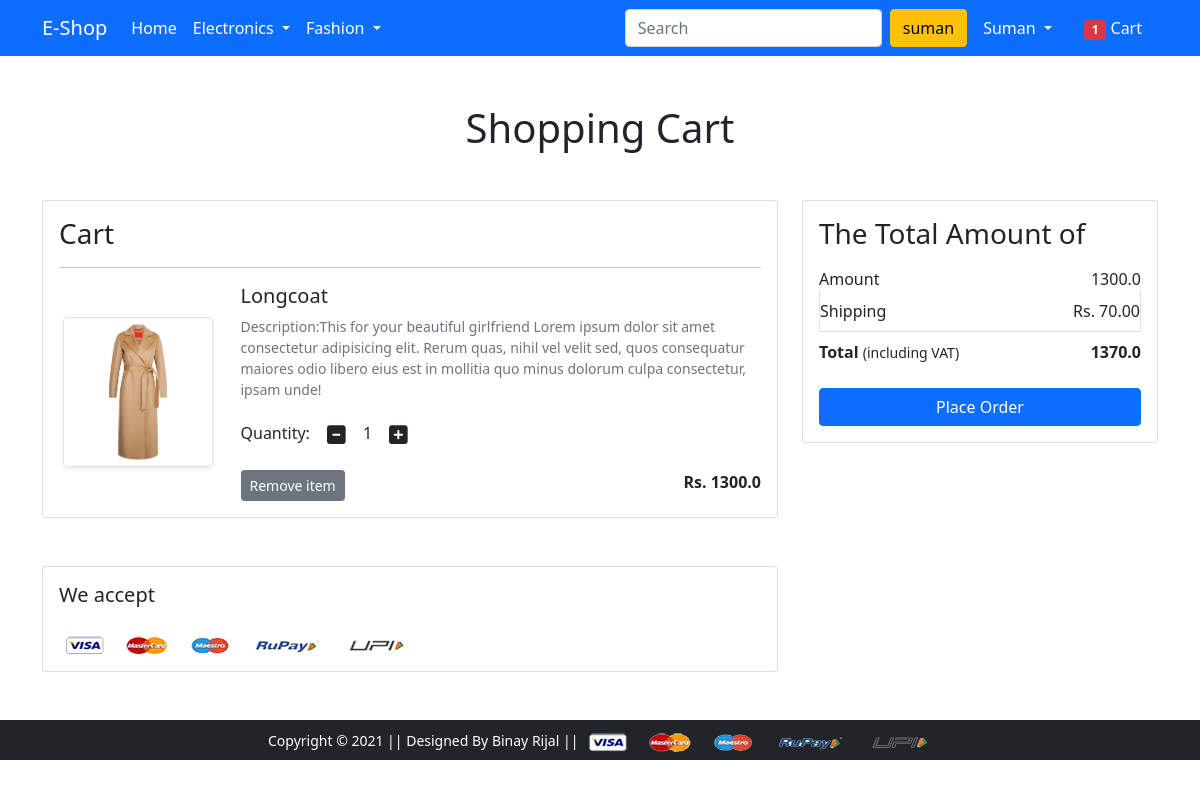
The page /cart/ (signed in) on the database its author committed.
### app/models.py (models this page shows, shortened)
class Cart(models.Model):
    user=models.ForeignKey(User,on_delete=models.CASCADE)
    product=models.ForeignKey(Product,on_delete=models.CASCADE)
    quantity=models.PositiveIntegerField(default=1)

class Product(models.Model):
    title=models.CharField(max_length=100)
    selling_price=models.FloatField()
    discounted_price=models.FloatField()
    description=models.TextField()
    brand=models.CharField(max_length=50)
    category=models.CharField(choices=CATEGORY_CHOICES,max_length=2)
    product_image=models.ImageField(upload_to='productimg')
    @property
    def lastprice(self):
        return self.selling_price-self.discounted_price

### app/views.py (the view)
# urls.py: path('cart/',views.show_cart,name='showcart'),
def show_cart(request):
 total=0
 if request.user.is_authenticated:
  user=request.user
  cart=Cart.objects.filter(user=user)
  amount=0.0
  shipping=70.0
  total_amount=0.0
  product_cart=[p for p in Cart.objects.all() if p.user==request.user]
  total=len(Cart.objects.filter(user=request.user))
  if product_cart:
   for p in product_cart:
    price=p.product.selling_price-p.product.discounted_price
    tempamount=(p.quantity*price)
    amount=amount+tempamount
   total_amount=amount+shipping
  return render(request,'app/addtocart.html',{'carts':cart,'amount':amount,'total_amount':total_amount,'total':total})

### app/templates/app/addtocart.html (shortened to what this page needs)
{% extends 'app/base.html' %}
{% load static %}
{% block main-content %}
<div class="container my-5">
 <div class="row">
  <h1 class="text-center mb-5">Shopping Cart</h1>
  <div class="col-sm-8">
  <div class="card">
   <div class="card-body">
    <h3>Cart</h3>
    {%for cart in carts%}
    <hr>
    <div class="row">
     <div class="col-sm-3 text-center align-self-center"><img src="{{cart.product.product_image.url}}" alt="" srcset="" class="img-fluid img-thumbnail shadow-sm" height="150" width="150"></div>
     <div class="col-sm-9">
      <div>
       <h5>{{cart.product.title}}</h5>
       <p class="mb-2 text-muted small">Description:{{cart.product.description}} Lorem ipsum dolor sit amet consectetur adipisicing elit. Rerum quas, nihil vel velit sed, quos consequatur maiores odio libero eius est in mollitia quo minus dolorum culpa consectetur, ipsam unde!</p>
       <div class="my-3">
        <label for="quantity">Quantity:</label>
        <a class="minus-cart btn" pid="{{cart.product.id}}"><i class="fas fa-minus-square fa-lg"></i></a>
          <span id="quantity">{{cart.quantity}}</span>
        <a class="plus-cart btn" pid="{{cart.product.id}}"><i class="fas fa-plus-square fa-lg"></i></a>
       </div>
        <div class="d-flex justify-content-between">
         <a href="#" class="btn btn-sm btn-secondary mr-3 remove-cart" pid="{{cart.product.id}}">Remove item </a>
         <p class="mb-0"><span><strong>Rs. {{cart.product.lastprice}}</strong></span></p>
        </div>
       </div>
      </div>
     </div>
    {%endfor%}
   </div>
   </div>
  </div>
  <div class="col-sm-4">
   <div class="card">
    <div class="card-body">
      <h3>The Total Amount of</h3>
      <ul class="list-group">
       <li class="list-group-item d-flex justify-content-between align-items-center border-0 px-0 pb-0">Amount<span><span id="amount">{{amount}}</span></span></li>
       <li class="list-group-item d-flex justify-content-between align-items-center px-0">Shipping<span>Rs. 70.00</span></li>
       <li class="list-group-item d-flex justify-content-between align-items-center border-0 px-0 mb-3">
        <div>
           <strong>Total</strong> <small>(including VAT)</small>
         </div>
         <span><strong><strong id="totalamount">{{total_amount}}</strong></strong></span>
       </li>
      </ul>
      <div class="d-grid"><a href="{% url 'checkout' %}" class="btn btn-primary">Place Order</a></div>
    </div>
   </div>
  </div>
 </div>
</div>
<div class="container">
 <div class="row">
  <div class="col-sm-8">
   <div class="card">
    <div class="card-body">
      <h5 class="mb-4">We accept</h5>
      <img src="{% static 'app/images/payment.png' %}" alt="" class="img-fluid">
    </div>
  </div>
  </div>
 </div>
</div>
{% endblock main-content %}

### app/templates/app/base.html (shortened to what this page needs)
<!doctype html>
{% load static %}
<html lang="en">
  <head>
    <link href="https://cdn.jsdelivr.net/npm/bootstrap@5.0.0-beta1/dist/css/bootstrap.min.css" rel="stylesheet">
    <link rel="stylesheet" href="{% static 'app/css/owl.carousel.min.css' %}">
    <link rel="stylesheet" href="{% static 'app/css/all.min.css' %}">
    <link rel="stylesheet" href="{% static 'app/css/style.css' %}">
  </head>
  <body>
    <nav class="navbar navbar-expand-lg navbar-dark bg-primary">
     <div class="container">
       <a class="navbar-brand" href="/">E-Shop</a>
       <div class="collapse navbar-collapse" id="navbarSupportedContent">
         <ul class="navbar-nav me-auto mb-2 mb-lg-0">
           <li class="nav-item">
             <a class="nav-link active" aria-current="page" href="/">Home</a>
           </li>
           <li class="nav-item dropdown">
             <a class="nav-link dropdown-toggle text-white" href="#" id="electronicsDropdown" role="button" data-bs-toggle="dropdown" aria-expanded="false">
               Electronics
             </a>
           </li>
           <li class="nav-item dropdown">
             <a class="nav-link dropdown-toggle text-white" href="#" id="fashionDropdown" role="button" data-bs-toggle="dropdown" aria-expanded="false">
               Fashion
             </a>
           </li>
         </ul>
         <form class="d-flex">
           <input class="form-control me-2" type="search" placeholder="Search" aria-label="Search">
           <button class="btn btn-warning" type="submit">{{request.user.username}}</button>
         </form>
         <div>
          <ul class="navbar-nav me-auto mb-2 mb-lg-0">
            {% if request.user.is_authenticated %}
            <li class="nav-item dropdown mx-2">
              <a class="nav-link dropdown-toggle text-white" href="#" id="profileDropdown" role="button" data-bs-toggle="dropdown" aria-expanded="false">
                {{request.user.username|capfirst}}
              </a>
            </li>
            <li class="nav-item mx-2">
             <a href="{% url 'showcart' %}" class="nav-link text-white"><span class="badge bg-danger">{{total}}</span> Cart </a>
            </li>
            {%endif%}
          </ul>
         </div>
       </div>
     </div>
    </nav>
    {% block main-content %} {% endblock main-content %}
    <footer class="container-fluid bg-dark text-center p-2 mt-5">
        <small class="text-white">Copyright &copy; 2021 || Designed By Binay Rijal || </small>
        <img src="{% static 'app/images/payment.png' %}" alt="" srcset="" class="img-fluid" height="2px">
    </footer>
  </body>
</html>

### rows shown on the page
Cart: product.product_image (picture), product "Longcoat", product.description "This for your beautiful girlfriend", quantity "1", product.lastprice "1300.0"

### other values the page prints
{{ request.user.username }} "suman"
{{ request.user.username|capfirst }} "Suman"
{{ total }} "1"
{{ amount }} "1300.0"
{{ total_amount }} "1370.0"
